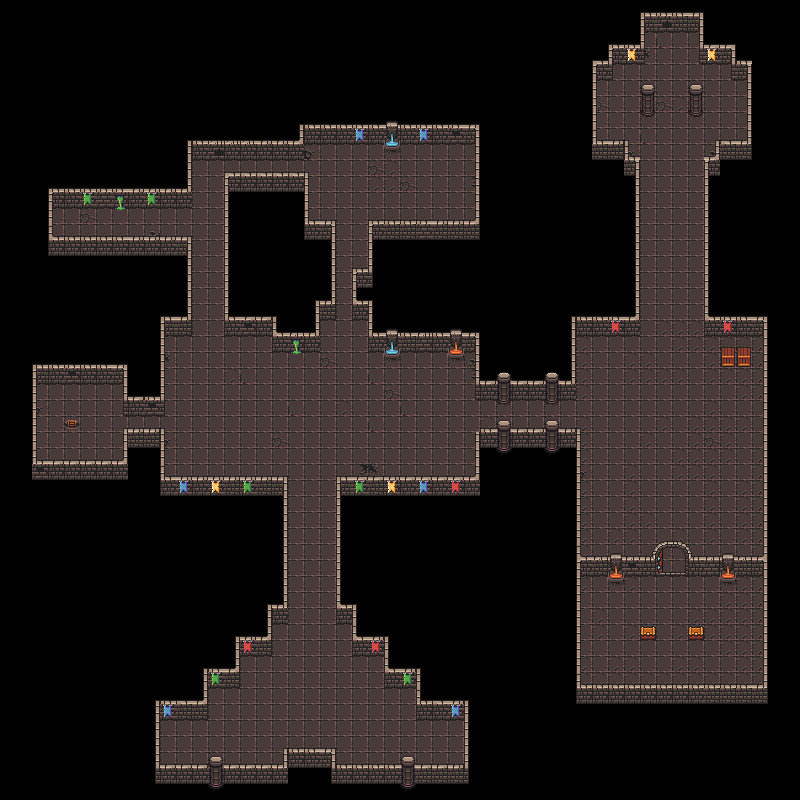

A level layout from a 2D game, rendered from its tile map. Below: a short description, then the map file with tile-grid data replaced by summaries:
An orthogonal 50x50 tile map with 16x16 px tiles, 3 tile layers (Gound, UpperWall, LowerWall) and 29 objects.

<map version="1.5" tiledversion="1.7.2" orientation="orthogonal" renderorder="right-down" width="50" height="50" tilewidth="16" tileheight="16" infinite="0" nextlayerid="9" nextobjectid="1">
 <tileset firstgid="1" name="0x72_DungeonTilesetII_v1.3" tilewidth="16" tileheight="16" tilecount="1024" columns="32">
  <image source="../image/0x72_DungeonTilesetII_v1.3.png" width="512" height="512" />
  <tile id="1">
   <objectgroup draworder="index" id="2">
    <object id="2" x="0" y="12" width="16" height="4" />
   </objectgroup>
  </tile>
  <tile id="2">
   <objectgroup draworder="index" id="2">
    <object id="1" x="0" y="12" width="16" height="4" />
   </objectgroup>
  </tile>
  <tile id="3">
   <objectgroup draworder="index" id="2">
    <object id="1" x="0" y="12" width="16" height="4" />
   </objectgroup>
  </tile>
  <tile id="38">
   <animation>
    <frame tileid="36" duration="150" />
    <frame tileid="37" duration="150" />
    <frame tileid="38" duration="150" />
   </animation>
  </tile>
  <tile id="67">
   <objectgroup draworder="index" id="2">
    <object id="1" x="0" y="12" width="16" height="4" />
   </objectgroup>
  </tile>
  <tile id="70">
   <animation>
    <frame tileid="68" duration="150" />
    <frame tileid="69" duration="150" />
    <frame tileid="70" duration="150" />
   </animation>
  </tile>
  <tile id="99">
   <objectgroup draworder="index" id="2">
    <object id="1" x="0" y="12" width="16" height="4" />
   </objectgroup>
  </tile>
  <tile id="102">
   <animation>
    <frame tileid="100" duration="150" />
    <frame tileid="101" duration="150" />
    <frame tileid="102" duration="150" />
   </animation>
  </tile>
  <tile id="134">
   <animation>
    <frame tileid="132" duration="150" />
    <frame tileid="133" duration="150" />
    <frame tileid="134" duration="150" />
   </animation>
  </tile>
  <tile id="195">
   <objectgroup draworder="index" id="2">
    <object id="1" x="1" y="4" width="14" height="8" />
   </objectgroup>
  </tile>
  <tile id="224">
   <objectgroup draworder="index" id="2">
    <object id="1" x="11" y="12" width="5" height="4" />
   </objectgroup>
  </tile>
  <tile id="225">
   <objectgroup draworder="index" id="2">
    <object id="1" x="0" y="12" width="5" height="4" />
   </objectgroup>
  </tile>
  <tile id="226">
   <objectgroup draworder="index" id="2">
    <object id="1" x="0" y="12" width="16" height="4" />
   </objectgroup>
  </tile>
  <tile id="227">
   <objectgroup draworder="index" id="2">
    <object id="1" x="0" y="12" width="16" height="4" />
   </objectgroup>
  </tile>
  <tile id="230">
   <objectgroup draworder="index" id="2">
    <object id="1" x="1" y="0" width="14" height="4" />
   </objectgroup>
  </tile>
  <tile id="256">
   <objectgroup draworder="index" id="2">
    <object id="1" x="11" y="0" width="5" height="16" />
   </objectgroup>
  </tile>
  <tile id="257">
   <objectgroup draworder="index" id="3">
    <object id="3" x="0" y="0" width="5" height="16" />
   </objectgroup>
  </tile>
  <tile id="288">
   <objectgroup draworder="index" id="3">
    <object id="3" x="11" y="0" width="5" height="16" />
   </objectgroup>
  </tile>
  <tile id="289">
   <objectgroup draworder="index" id="2">
    <object id="1" x="0" y="0" width="5" height="16" />
   </objectgroup>
  </tile>
  <tile id="290">
   <objectgroup draworder="index" id="2">
    <object id="1" x="0" y="0" width="5" height="16" />
    <object id="2" x="5" y="12" width="11" height="4" />
   </objectgroup>
  </tile>
  <tile id="291">
   <objectgroup draworder="index" id="2">
    <object id="1" x="10" y="0" width="5" height="16" />
    <object id="2" x="0" y="12" width="11" height="4" />
   </objectgroup>
  </tile>
  <tile id="292">
   <objectgroup draworder="index" id="2">
    <object id="1" x="0" y="12" width="16" height="4" />
   </objectgroup>
  </tile>
  <tile id="293">
   <objectgroup draworder="index" id="2">
    <object id="1" x="0" y="12" width="16" height="4" />
   </objectgroup>
  </tile>
  <tile id="324">
   <objectgroup draworder="index" id="2">
    <object id="1" x="0" y="12" width="16" height="4" />
   </objectgroup>
  </tile>
  <tile id="325">
   <objectgroup draworder="index" id="2">
    <object id="1" x="0" y="12" width="16" height="4" />
   </objectgroup>
  </tile>
  <tile id="481">
   <objectgroup draworder="index" id="2">
    <object id="1" x="0" y="12" width="16" height="4" />
   </objectgroup>
  </tile>
  <tile id="482">
   <objectgroup draworder="index" id="2">
    <object id="1" x="0" y="12" width="16" height="4" />
   </objectgroup>
  </tile>
  <tile id="483">
   <objectgroup draworder="index" id="2">
    <object id="1" x="0.0434783" y="11.9565" width="16" height="4" />
   </objectgroup>
  </tile>
  <tile id="484">
   <objectgroup draworder="index" id="2">
    <object id="1" x="0" y="12" width="16" height="4" />
   </objectgroup>
  </tile>
  <tile id="594">
   <objectgroup draworder="index" id="2">
    <object id="1" x="1" y="11" width="14" height="5" />
   </objectgroup>
  </tile>
  <tile id="626">
   <objectgroup draworder="index" id="2">
    <object id="1" x="1" y="0" width="14" height="14.9996" />
   </objectgroup>
  </tile>
 </tileset>
 <layer id="1" name="Gound" width="50" height="50">
  <data>[2500 cells, 899 non-empty, 12 distinct tile ids]</data>
 </layer>
 <layer id="5" name="UpperWall" width="50" height="50">
  <data>[2500 cells, 363 non-empty, 45 distinct tile ids]</data>
 </layer>
 <layer id="3" name="LowerWall" width="50" height="50">
  <data>[2500 cells, 356 non-empty, 44 distinct tile ids]</data>
 </layer>
</map>
